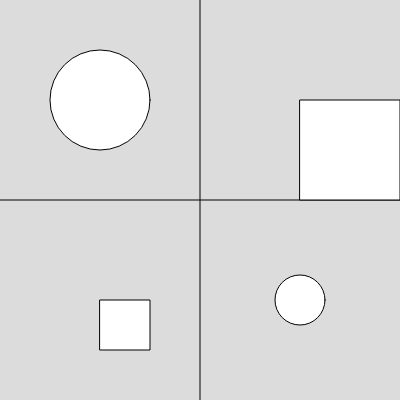
Frame 1 (no input)
Frame 60 (no input): identical to frame 1, image omitted
Frame 120 (the mouse pressed at the canvas centre since frame 60): identical to frame 1, image omitted

The p5.js sketch that drew this single still picture (run headless with seeded random() and noise() and a simulated clock; from frame 60 on, the mouse is pressed at the canvas centre):

// p5.js sketch
// ── sketch.js
// exercise 2

function setup() {
  createCanvas(400, 400);
  //rectMode(CENTER);
}

function draw() {
  background(220);
  line(width * .5, 0, width * .5, height);
  line(0, height * .5, width, height * .5);
  circle(width * .25, height * .25, 100);
  circle(width * .75, height * .75, 50);
  rect(width * .75, height * .25, 100);
  rect(width * .25, height * .75, 50);
}
